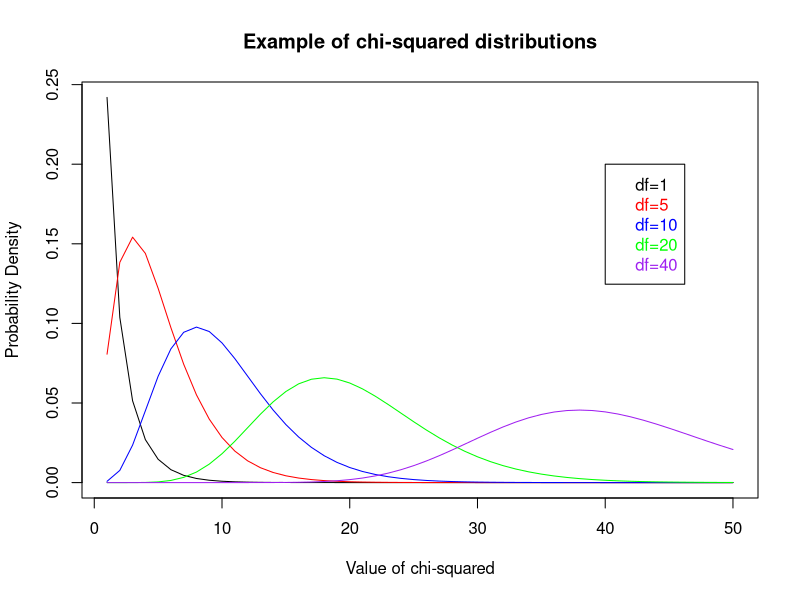

This figure's R source:
## Function for plotting a chi-squared distribution with various dfs

x <- seq(1:50)
plot(dchisq(x, 1), type = "l", xlab = "Value of chi-squared", ylab = "Probability Density",
     main = "Example of chi-squared distributions")

# adding more density lines for various DFs
lines(dchisq(x, 5), col = "red")
lines(dchisq(x, 10), col = "blue")
lines(dchisq(x, 20), col = "green")
lines(dchisq(x, 40), col = "purple")

# adding a legend
legend(40, 0.2, c("df=1", "df=5", "df=10", "df=20","df=40"),
       text.col = c("black", "red", "blue", "green", "purple"))
